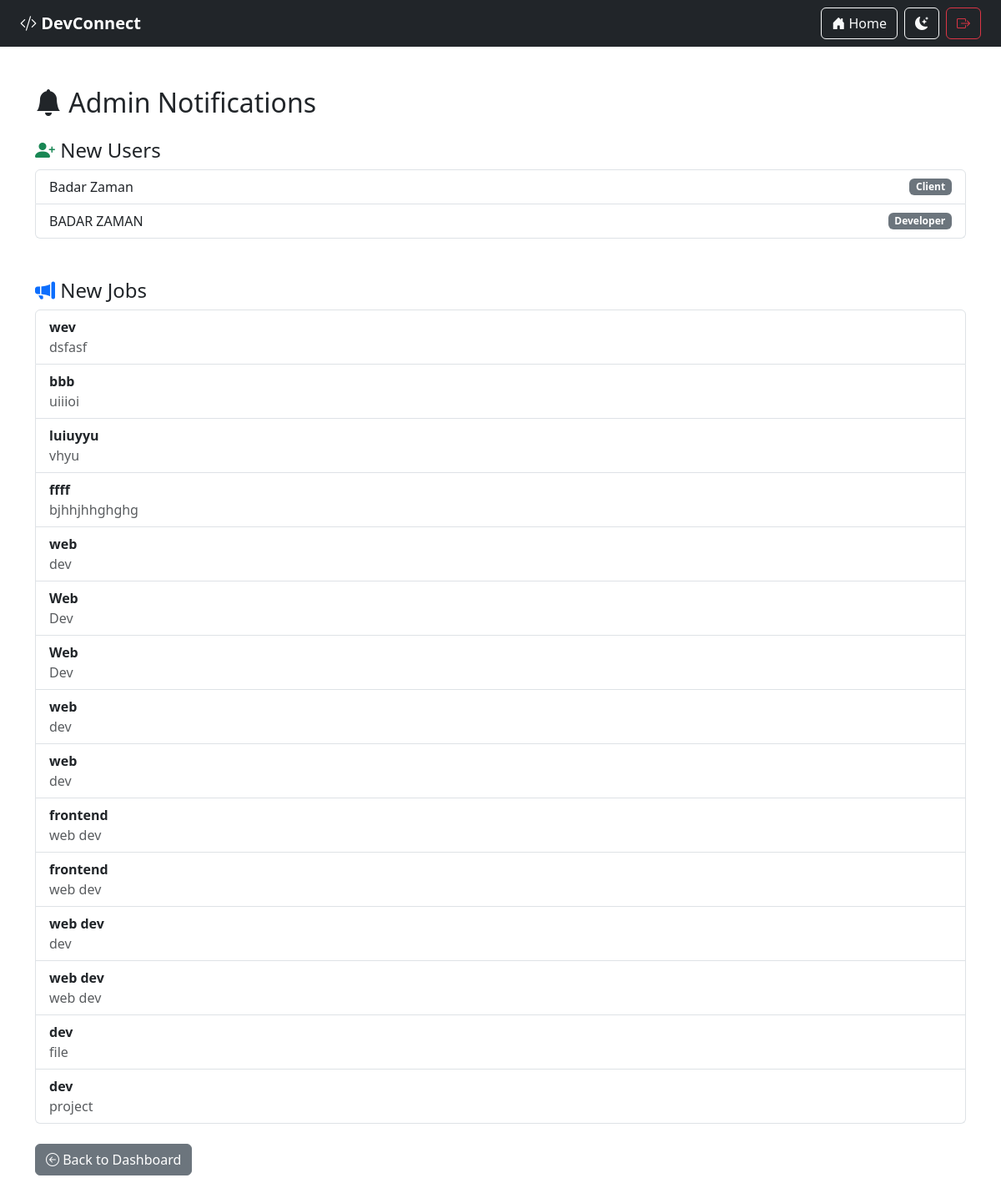
The app's page /admin_notification.php (signed in) with its own data.
### tables this page shows
CREATE TABLE `users` (
  `id` int(11) NOT NULL,
  `first_name` varchar(50) DEFAULT NULL,
  `last_name` varchar(50) DEFAULT NULL,
  `email` varchar(100) DEFAULT NULL,
  `contact` varchar(20) DEFAULT NULL,
  `dob` date DEFAULT NULL,
  `password` varchar(255) DEFAULT NULL,
  `user_type` enum('client','developer','admin') DEFAULT NULL,
  `profile_picture` varchar(255) DEFAULT NULL,
  `created_at` timestamp NOT NULL DEFAULT current_timestamp(),
  `skills` text DEFAULT NULL,
  `resume_file` varchar(255) DEFAULT NULL,
  `resume_path` varchar(255) DEFAULT NULL,
  `status` enum('active','frozen') DEFAULT 'active',
  `admin_seen` tinyint(1) DEFAULT 0
);

CREATE TABLE `jobs` (
  `id` int(11) NOT NULL,
  `client_id` int(11) NOT NULL,
  `title` varchar(255) NOT NULL,
  `description` text NOT NULL,
  `skills` varchar(255) DEFAULT NULL,
  `budget` varchar(100) DEFAULT NULL,
  `deadline` date DEFAULT NULL,
  `created_at` datetime DEFAULT current_timestamp(),
  `admin_seen` tinyint(1) DEFAULT 0
);

### admin_notification.php (the view, shortened to what this page needs)
<?php
require_once 'includes/db.php';
$new_users = $conn->query("SELECT * FROM users WHERE admin_seen = 0 ORDER BY id DESC");
$new_jobs = $conn->query("SELECT * FROM jobs WHERE admin_seen = 0 ORDER BY id DESC");
?>
<!DOCTYPE html>
<html lang="en">
<head>
  <link rel="stylesheet" href="https://cdn.jsdelivr.net/npm/bootstrap@5.3.0/dist/css/bootstrap.min.css"/>
  <link rel="stylesheet" href="https://cdn.jsdelivr.net/npm/bootstrap-icons@1.10.5/font/bootstrap-icons.css"/>
</head>
<body>
  <nav class="navbar navbar-expand-lg navbar-dark bg-dark px-4">
    <a class="navbar-brand fw-bold" href="#"><i class="bi bi-code-slash"></i> DevConnect</a>
    <div class="ms-auto d-flex align-items-center gap-2">
      <a href="admin_dashboard.php" class="btn btn-outline-light" title="Dashboard">
        <i class="bi bi-house-door-fill"></i> Home
      </a>
      <button onclick="toggleTheme()" class="btn btn-outline-light" title="Toggle Theme">
        <i class="bi bi-moon-stars-fill"></i>
      </button>
      <a href="logout.php" class="btn btn-outline-danger"><i class="bi bi-box-arrow-right"></i></a>
    </div>
  </nav>
  <div class="container py-5">
    <h2 class="mb-4"><i class="bi bi-bell-fill"></i> Admin Notifications</h2>
    <div class="mb-5">
      <h4><i class="bi bi-person-plus-fill text-success"></i> New Users</h4>
      <?php if ($new_users->num_rows > 0): ?>
        <ul class="list-group">
          <?php while ($user = $new_users->fetch_assoc()): ?>
            <li class="list-group-item d-flex justify-content-between align-items-center">
              <?= htmlspecialchars($user['first_name'] . ' ' . $user['last_name']) ?>
              <span class="badge bg-secondary"><?= ucfirst($user['user_type']) ?></span>
            </li>
          <?php endwhile; ?>
        </ul>
      <?php else: ?>
        <p class="text-muted">No new users.</p>
      <?php endif; ?>
    </div>
    <div>
      <h4><i class="bi bi-megaphone-fill text-primary"></i> New Jobs</h4>
      <?php if ($new_jobs->num_rows > 0): ?>
        <ul class="list-group">
          <?php while ($job = $new_jobs->fetch_assoc()): ?>
            <li class="list-group-item">
              <strong><?= htmlspecialchars($job['title']) ?></strong><br>
              <span class="text-muted"><?= htmlspecialchars($job['description']) ?></span>
            </li>
          <?php endwhile; ?>
        </ul>
      <?php else: ?>
        <p class="text-muted">No new jobs posted.</p>
      <?php endif; ?>
    </div>
    <a href="admin_dashboard.php" class="btn btn-secondary mt-4"><i class="bi bi-arrow-left-circle"></i> Back to Dashboard</a>
  </div>
</body>
</html>

### records on screen
users: first_name+last_name "Badar Zaman", user_type "Client"
users: first_name+last_name "BADAR ZAMAN", user_type "Developer"
jobs: title "wev", description "dsfasf"
jobs: title "bbb", description "uiiioi"
jobs: title "luiuyyu", description "vhyu"
jobs: title "ffff", description "bjhhjhhghghg"
jobs: title "web", description "dev"
jobs: title "Web", description "Dev"
jobs: title "Web", description "Dev"
jobs: title "web", description "dev"
jobs: title "web", description "dev"
jobs: title "frontend", description "web dev"
jobs: title "frontend", description "web dev"
jobs: title "web dev", description "dev"
jobs: title "web dev", description "web dev"
jobs: title "dev", description "file"
jobs: title "dev", description "project"
